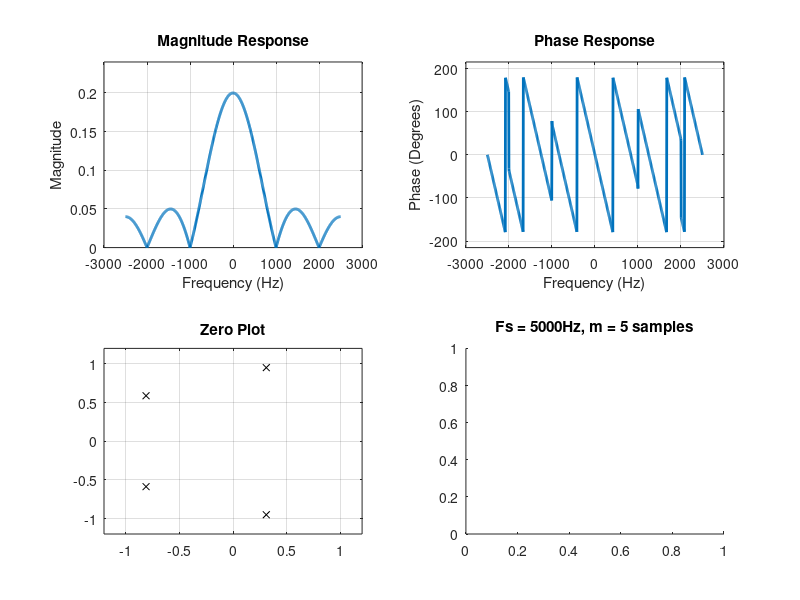

Here is the MATLAB script that generated this plot:
Fs = 5e3; T = 1/Fs; m = 5; L = m-1;
Om = linspace(-pi, pi, 1001); f = Om/(2*pi*T);

n = 0:L;
h = (1/m)*ones(1,m);
H = (1/m)*polyval(h,exp(-1j*Om)).*exp(-1j*L*Om);
zs = roots(h);  % Only zeros since FIR filters have all poles at zero

subplot(2,2,1);
plot(f,abs(H),'LineWidth',2); xlabel('Frequency (Hz)'), ylabel('Magnitude'), title('Magnitude Response');
ylim([0,max(abs(H))*1.2]);
grid on;

subplot(2,2,2);
plot(f,rad2deg(angle((H))),'LineWidth',2); xlabel('Frequency (Hz)'), ylabel('Phase (Degrees)'), title('Phase Response');
ylim([-max(abs(rad2deg(angle(H))))*1.2,max(abs(rad2deg(angle(H))))*1.2]);
grid on;

subplot(2,2,3);
plot(real(zs),imag(zs),'kx','MarkerSize',5); title('Zero Plot');
ylim([-1.2,1.2]); xlim([-1.2,1.2]);
grid on;

subplot(2,2,4);
title_str = ['Fs = ',num2str(Fs),'Hz, m = ',num2str(m),' samples'];
title(title_str);